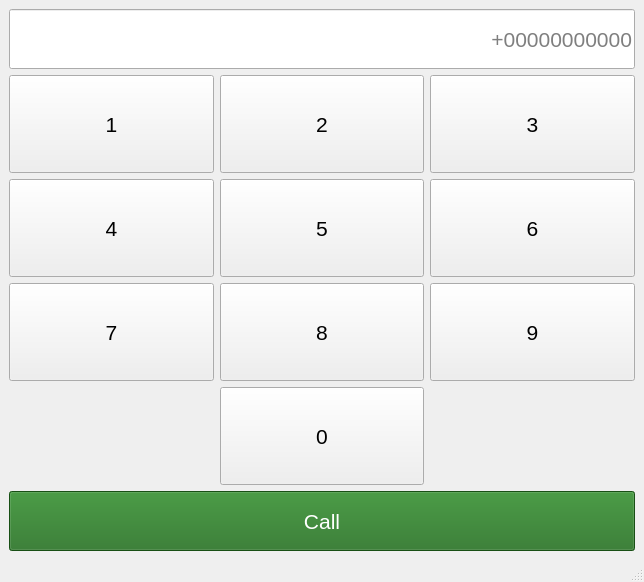
<?xml version="1.0" encoding="UTF-8"?>
<ui version="4.0">
 <class>MainWindow</class>
 <widget class="QMainWindow" name="MainWindow">
  <property name="geometry">
   <rect>
    <x>0</x>
    <y>0</y>
    <width>644</width>
    <height>582</height>
   </rect>
  </property>
  <property name="windowTitle">
   <string>MainWindow</string>
  </property>
  <widget class="QWidget" name="centralwidget">
   <layout class="QGridLayout" name="gridLayout_2">
    <item row="0" column="0">
     <layout class="QVBoxLayout" name="verticalLayout">
      <item>
       <widget class="QLineEdit" name="lineEdit">
        <property name="minimumSize">
         <size>
          <width>0</width>
          <height>60</height>
         </size>
        </property>
        <property name="font">
         <font>
          <pointsize>16</pointsize>
         </font>
        </property>
        <property name="alignment">
         <set>Qt::AlignmentFlag::AlignRight|Qt::AlignmentFlag::AlignTrailing|Qt::AlignmentFlag::AlignVCenter</set>
        </property>
        <property name="placeholderText">
         <string>+00000000000</string>
        </property>
       </widget>
      </item>
      <item>
       <layout class="QGridLayout" name="gridLayout">
        <item row="3" column="1">
         <widget class="QPushButton" name="pushButton_8">
          <property name="sizePolicy">
           <sizepolicy hsizetype="Minimum" vsizetype="Expanding">
            <horstretch>0</horstretch>
            <verstretch>0</verstretch>
           </sizepolicy>
          </property>
          <property name="font">
           <font>
            <pointsize>16</pointsize>
           </font>
          </property>
          <property name="text">
           <string>5</string>
          </property>
         </widget>
        </item>
        <item row="0" column="1">
         <widget class="QPushButton" name="pushButton_6">
          <property name="sizePolicy">
           <sizepolicy hsizetype="Minimum" vsizetype="Expanding">
            <horstretch>0</horstretch>
            <verstretch>0</verstretch>
           </sizepolicy>
          </property>
          <property name="font">
           <font>
            <pointsize>16</pointsize>
           </font>
          </property>
          <property name="text">
           <string>2</string>
          </property>
         </widget>
        </item>
        <item row="5" column="1">
         <widget class="QPushButton" name="pushButton_2">
          <property name="sizePolicy">
           <sizepolicy hsizetype="Minimum" vsizetype="Expanding">
            <horstretch>0</horstretch>
            <verstretch>0</verstretch>
           </sizepolicy>
          </property>
          <property name="font">
           <font>
            <pointsize>16</pointsize>
           </font>
          </property>
          <property name="text">
           <string>0</string>
          </property>
         </widget>
        </item>
        <item row="3" column="0">
         <widget class="QPushButton" name="pushButton_10">
          <property name="sizePolicy">
           <sizepolicy hsizetype="Minimum" vsizetype="Expanding">
            <horstretch>0</horstretch>
            <verstretch>0</verstretch>
           </sizepolicy>
          </property>
          <property name="font">
           <font>
            <pointsize>16</pointsize>
           </font>
          </property>
          <property name="text">
           <string>4</string>
          </property>
         </widget>
        </item>
        <item row="0" column="0">
         <widget class="QPushButton" name="pushButton">
          <property name="sizePolicy">
           <sizepolicy hsizetype="Minimum" vsizetype="Expanding">
            <horstretch>0</horstretch>
            <verstretch>0</verstretch>
           </sizepolicy>
          </property>
          <property name="font">
           <font>
            <pointsize>16</pointsize>
           </font>
          </property>
          <property name="text">
           <string>1</string>
          </property>
         </widget>
        </item>
        <item row="0" column="2">
         <widget class="QPushButton" name="pushButton_9">
          <property name="sizePolicy">
           <sizepolicy hsizetype="Minimum" vsizetype="Expanding">
            <horstretch>0</horstretch>
            <verstretch>0</verstretch>
           </sizepolicy>
          </property>
          <property name="font">
           <font>
            <pointsize>16</pointsize>
           </font>
          </property>
          <property name="text">
           <string>3</string>
          </property>
         </widget>
        </item>
        <item row="3" column="2">
         <widget class="QPushButton" name="pushButton_7">
          <property name="sizePolicy">
           <sizepolicy hsizetype="Minimum" vsizetype="Expanding">
            <horstretch>0</horstretch>
            <verstretch>0</verstretch>
           </sizepolicy>
          </property>
          <property name="font">
           <font>
            <pointsize>16</pointsize>
           </font>
          </property>
          <property name="text">
           <string>6</string>
          </property>
         </widget>
        </item>
        <item row="4" column="1">
         <widget class="QPushButton" name="pushButton_4">
          <property name="sizePolicy">
           <sizepolicy hsizetype="Minimum" vsizetype="Expanding">
            <horstretch>0</horstretch>
            <verstretch>0</verstretch>
           </sizepolicy>
          </property>
          <property name="font">
           <font>
            <pointsize>16</pointsize>
           </font>
          </property>
          <property name="text">
           <string>8</string>
          </property>
         </widget>
        </item>
        <item row="4" column="0">
         <widget class="QPushButton" name="pushButton_5">
          <property name="sizePolicy">
           <sizepolicy hsizetype="Minimum" vsizetype="Expanding">
            <horstretch>0</horstretch>
            <verstretch>0</verstretch>
           </sizepolicy>
          </property>
          <property name="font">
           <font>
            <pointsize>16</pointsize>
           </font>
          </property>
          <property name="text">
           <string>7</string>
          </property>
         </widget>
        </item>
        <item row="4" column="2">
         <widget class="QPushButton" name="pushButton_3">
          <property name="sizePolicy">
           <sizepolicy hsizetype="Minimum" vsizetype="Expanding">
            <horstretch>0</horstretch>
            <verstretch>0</verstretch>
           </sizepolicy>
          </property>
          <property name="font">
           <font>
            <pointsize>16</pointsize>
           </font>
          </property>
          <property name="text">
           <string>9</string>
          </property>
         </widget>
        </item>
       </layout>
      </item>
      <item>
       <widget class="QPushButton" name="pushButton_11">
        <property name="minimumSize">
         <size>
          <width>0</width>
          <height>60</height>
         </size>
        </property>
        <property name="font">
         <font>
          <pointsize>16</pointsize>
         </font>
        </property>
        <property name="styleSheet">
         <string notr="true">background-color: rgb(34, 111, 30);
color: rgb(255, 255, 255);</string>
        </property>
        <property name="text">
         <string>Call</string>
        </property>
       </widget>
      </item>
     </layout>
    </item>
   </layout>
  </widget>
  <widget class="QMenuBar" name="menubar">
   <property name="geometry">
    <rect>
     <x>0</x>
     <y>0</y>
     <width>644</width>
     <height>22</height>
    </rect>
   </property>
  </widget>
  <widget class="QStatusBar" name="statusbar"/>
 </widget>
 <resources/>
 <connections>
  <connection>
   <sender>pushButton</sender>
   <signal>clicked()</signal>
   <receiver>MainWindow</receiver>
   <slot>add1()</slot>
   <hints>
    <hint type="sourcelabel">
     <x>98</x>
     <y>137</y>
    </hint>
    <hint type="destinationlabel">
     <x>107</x>
     <y>466</y>
    </hint>
   </hints>
  </connection>
  <connection>
   <sender>pushButton_6</sender>
   <signal>clicked()</signal>
   <receiver>MainWindow</receiver>
   <slot>add2()</slot>
   <hints>
    <hint type="sourcelabel">
     <x>316</x>
     <y>144</y>
    </hint>
    <hint type="destinationlabel">
     <x>141</x>
     <y>427</y>
    </hint>
   </hints>
  </connection>
  <connection>
   <sender>pushButton_9</sender>
   <signal>clicked()</signal>
   <receiver>MainWindow</receiver>
   <slot>add3()</slot>
   <hints>
    <hint type="sourcelabel">
     <x>563</x>
     <y>157</y>
    </hint>
    <hint type="destinationlabel">
     <x>500</x>
     <y>446</y>
    </hint>
   </hints>
  </connection>
  <connection>
   <sender>pushButton_10</sender>
   <signal>clicked()</signal>
   <receiver>MainWindow</receiver>
   <slot>add4()</slot>
   <hints>
    <hint type="sourcelabel">
     <x>146</x>
     <y>263</y>
    </hint>
    <hint type="destinationlabel">
     <x>53</x>
     <y>455</y>
    </hint>
   </hints>
  </connection>
  <connection>
   <sender>pushButton_8</sender>
   <signal>clicked()</signal>
   <receiver>MainWindow</receiver>
   <slot>add5()</slot>
   <hints>
    <hint type="sourcelabel">
     <x>372</x>
     <y>233</y>
    </hint>
    <hint type="destinationlabel">
     <x>461</x>
     <y>404</y>
    </hint>
   </hints>
  </connection>
  <connection>
   <sender>pushButton_7</sender>
   <signal>clicked()</signal>
   <receiver>MainWindow</receiver>
   <slot>add6()</slot>
   <hints>
    <hint type="sourcelabel">
     <x>480</x>
     <y>228</y>
    </hint>
    <hint type="destinationlabel">
     <x>538</x>
     <y>392</y>
    </hint>
   </hints>
  </connection>
  <connection>
   <sender>pushButton_5</sender>
   <signal>clicked()</signal>
   <receiver>MainWindow</receiver>
   <slot>add7()</slot>
   <hints>
    <hint type="sourcelabel">
     <x>186</x>
     <y>333</y>
    </hint>
    <hint type="destinationlabel">
     <x>36</x>
     <y>404</y>
    </hint>
   </hints>
  </connection>
  <connection>
   <sender>pushButton_4</sender>
   <signal>clicked()</signal>
   <receiver>MainWindow</receiver>
   <slot>add8()</slot>
   <hints>
    <hint type="sourcelabel">
     <x>284</x>
     <y>322</y>
    </hint>
    <hint type="destinationlabel">
     <x>181</x>
     <y>459</y>
    </hint>
   </hints>
  </connection>
  <connection>
   <sender>pushButton_3</sender>
   <signal>clicked()</signal>
   <receiver>MainWindow</receiver>
   <slot>add9()</slot>
   <hints>
    <hint type="sourcelabel">
     <x>607</x>
     <y>334</y>
    </hint>
    <hint type="destinationlabel">
     <x>591</x>
     <y>463</y>
    </hint>
   </hints>
  </connection>
  <connection>
   <sender>pushButton_2</sender>
   <signal>clicked()</signal>
   <receiver>MainWindow</receiver>
   <slot>add0()</slot>
   <hints>
    <hint type="sourcelabel">
     <x>378</x>
     <y>447</y>
    </hint>
    <hint type="destinationlabel">
     <x>584</x>
     <y>417</y>
    </hint>
   </hints>
  </connection>
  <connection>
   <sender>pushButton_11</sender>
   <signal>clicked()</signal>
   <receiver>MainWindow</receiver>
   <slot>makeCall()</slot>
   <hints>
    <hint type="sourcelabel">
     <x>319</x>
     <y>511</y>
    </hint>
    <hint type="destinationlabel">
     <x>444</x>
     <y>457</y>
    </hint>
   </hints>
  </connection>
 </connections>
 <slots>
  <slot>add0()</slot>
  <slot>add1()</slot>
  <slot>add2()</slot>
  <slot>add3()</slot>
  <slot>add4()</slot>
  <slot>add5()</slot>
  <slot>add6()</slot>
  <slot>add7()</slot>
  <slot>add8()</slot>
  <slot>add9()</slot>
  <slot>makeCall()</slot>
 </slots>
</ui>
